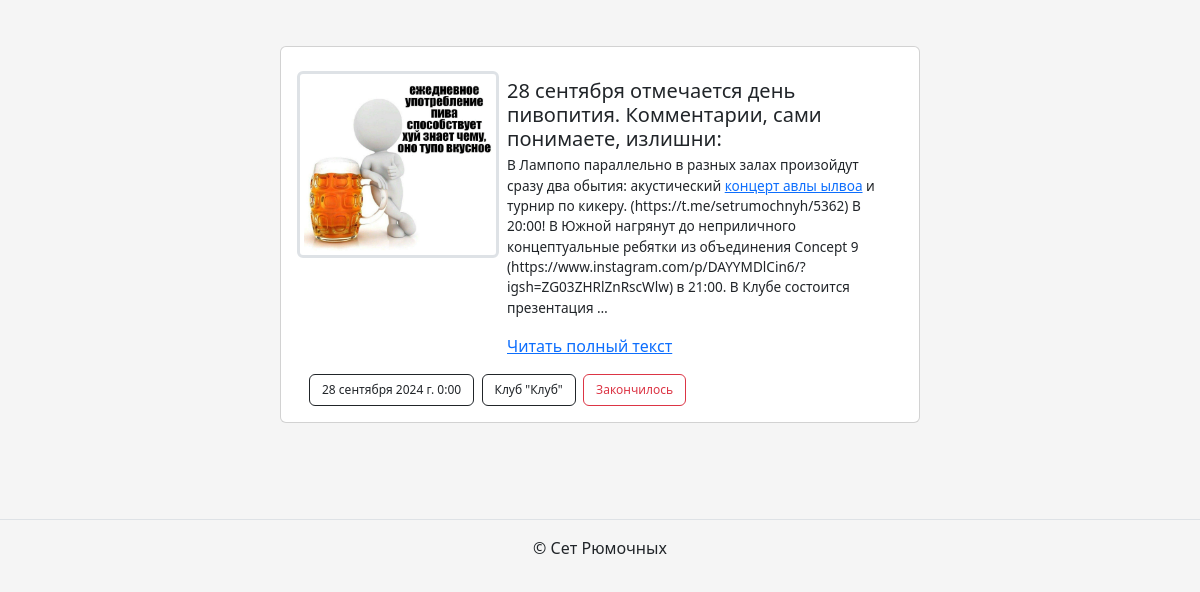
The app's page / (lower part), older data.
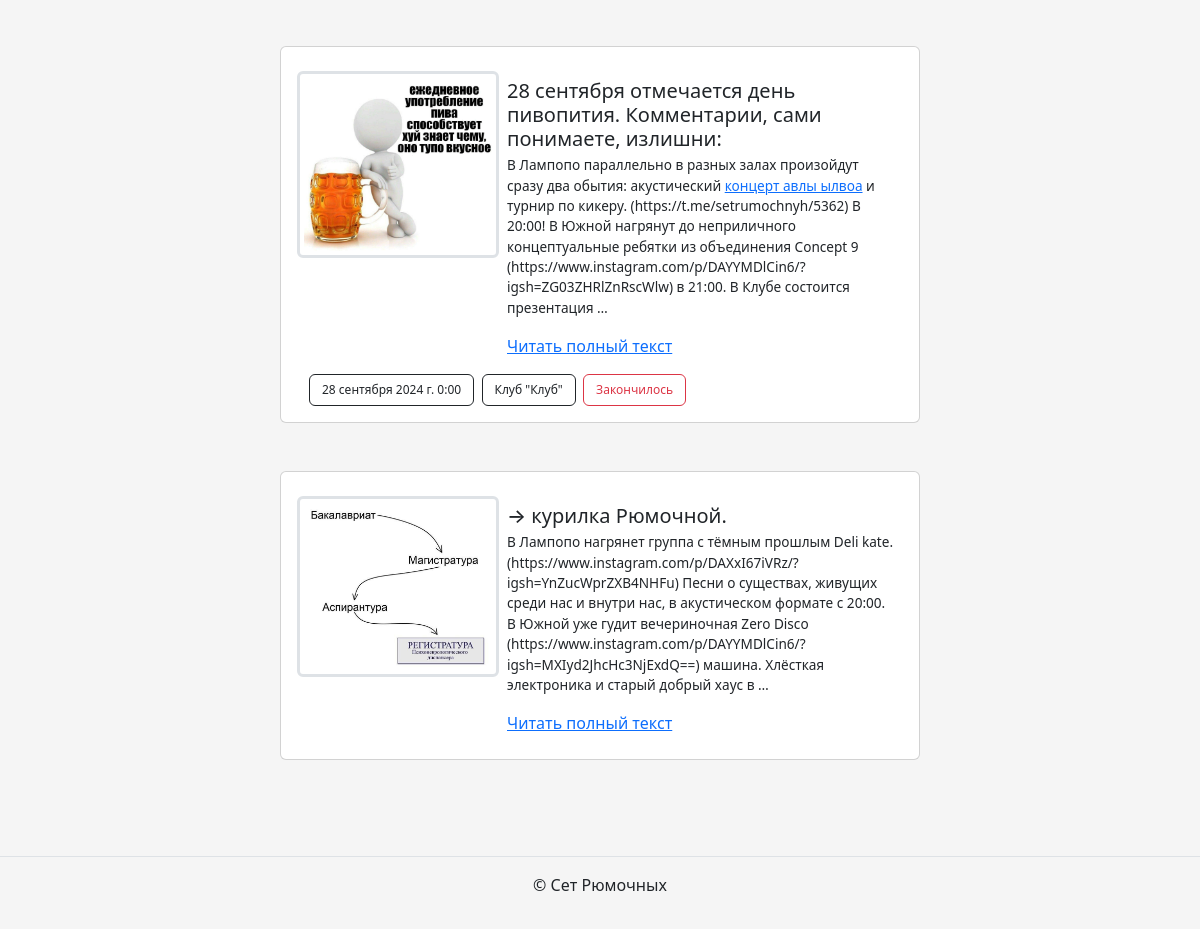
The same page, newer data.
### app_setofshots/models.py (models this page shows, shortened)
class Event(Model):
    title = CharField(max_length=128, verbose_name='Ивент')
    description = TextField(
        max_length=1024,
        verbose_name='Описание',
        help_text=f'Для вставки красивых ссылок(чтобы можно было кликать '
                  'на слово)<br>следует использовать шаблон:<br>&lt;a hre'
                  'f="ССЫЛКА"&gt;КЛИКАБЕЛЬНЫЙ ТЕКСТ&lt;/a&gt;. Шаблон для'
                  ' удобства:<br><br>&lt;a href=""&gt;&lt;/a&gt;',
    )
    slug = SlugField(
        max_length=128, unique=True, verbose_name='Ссылка',
        help_text='Можно оставить пустым', blank=True,
    )
    start = DateTimeField(verbose_name='Дата и время')
    place = ForeignKey(
        to='Bar', related_name='ivents', on_delete=CASCADE,
        verbose_name='Место'
    )
    is_published = BooleanField(
        verbose_name='Опубликовано', blank=True, default=False
    )
    image = ImageField(
        upload_to='events_images',
        verbose_name='Фото',
        blank=True
    )
    class Meta:
        verbose_name = 'ивенты'
        verbose_name_plural = 'Ивент'
    def get_status(self):
        now = timezone.now()
        if self.start > now:
            return 'Ещё не началось'
        elif now <= self.start < now + timedelta(hours=3):
            return 'Уже началось'
        return 'Закончилось'

class Bar(Model):
    title = CharField(max_length=32, verbose_name='Бар')
    slug = SlugField(
        max_length=32, unique=True, verbose_name='Ссылка',
        help_text='Можно оставить пустым', blank=True,
    )
    description = TextField(max_length=1024, verbose_name='Описание')
    address = CharField(max_length=128, verbose_name='Адрес')
    work_time = TextField(
        max_length=1024, verbose_name='Часы работы', null=True
    )
    opening_year = IntegerField(verbose_name='Год открытия')
    image = ImageField(
        upload_to='bars_images',
        verbose_name='Фото',
        blank=True
    )
    is_published = BooleanField(
        verbose_name='Опубликовано', blank=True, default=False
    )
    class Meta:
        verbose_name = 'бар'
        verbose_name_plural = 'Бары'
    def __str__(self):
        return self.title

class Post(Model):
    title = CharField(max_length=128, verbose_name='Заголовок')
    slug = SlugField(
        max_length=64, unique=True, verbose_name='Ссылка',
        help_text='Можно оставить пустым', blank=True,
    )
    text = TextField(
        max_length=2048, verbose_name='Текст',
        help_text=f'Для вставки красивых ссылок(чтобы можно было кликать '
                  'на слово)<br>следует использовать шаблон:<br>&lt;a hre'
                  'f="ССЫЛКА"&gt;КЛИКАБЕЛЬНЫЙ ТЕКСТ&lt;/a&gt;. Шаблон для'
                  ' удобства:<br><br>&lt;a href=""&gt;&lt;/a&gt;',
    )
    bar = ForeignKey(
        'Bar', on_delete=CASCADE,
        null=True, blank=True,
        related_name='posts', verbose_name='Место',
        help_text='Можно оставить пустым',
    )
    is_published = BooleanField(
        verbose_name='Опубл.', blank=True, default=False
    )
    pub_datetime = DateTimeField(
        verbose_name='Дата публикации',
        auto_created=True, null=True
    )
    image = ImageField(
        upload_to='posts_images',
        verbose_name='Фото',
        blank=True
    )
    class Meta:
        ordering = ('-pub_datetime',)
        verbose_name = 'пост'
        verbose_name_plural = 'Посты'

### app_setofshots/views.py (the view)
# urls.py: path('', feeds, name='feeds'),
def feeds(request):
    template = 'app_setofshots/feeds.html'
    _posts = Post.objects.filter(
        is_published=True,
        pub_datetime__lte=timezone.now()
    ).order_by('-pub_datetime')
    _events = Event.objects.filter(
        is_published=True).order_by('-start')
    objects = list(chain(_events, _posts))
    page_object = paginator(objects, request.GET.get('page'))
    context = {
        'page_obj': page_object
    }
    return render(request, template, context)

### app_setofshots/views.py (called while the page is built)
def paginator(object_list, page):
    _paginator = Paginator(
        object_list,
        settings.REST_FRAMEWORK['PAGE_SIZE']
    )
    return _paginator.get_page(page)

### templates/app_setofshots/feeds.html (shortened to what this page needs)
{% extends "base.html" %}
{% load static %}
{% block content %}
  {% for post in page_obj %}
    {% if post.start %}
      <article class="mb-5">
        {% include "includes/event_card.html" %}
      </article>
    {% elif post.pub_datetime %}
      <article class="mb-5">
        {% include "includes/post_card.html" %}
      </article>
    {% endif %}
  {% endfor %}
{% endblock %}

### templates/includes/event_card.html (shortened to what this page needs)
<div class="col d-flex justify-content-center">
  <div class="card" style="width: 40rem;">
    <div class="row g-0">
      {% if post.image %}
        <div class="col-md-4">
          <a href="{% url 'app_setofshots:event' event_slug=post.slug %}">
            <img
              class="border-3 rounded img-fluid img-thumbnail"
              src="{{ post.image.url }}"
              alt="{{ post.title }}"
            >
          </a>
        </div>
      {% endif %}
      <div class="col-md-8">
        <div class="card-body">
          <h5 class="card-title">{{ post.title }}</h5>
          <p class="card-text">{{ post.description|truncatewords:40|safe }}</p>
          <a href="{% url 'app_setofshots:event' event_slug=post.slug %}" class="card-link">Читать полный текст</a>
        </div>
      </div>
      <div class="row">
        <div>
          <button type="button" class="btn btn-outline-dark">{{ post.start }}</button>
          <button type="button" class="btn btn-outline-dark">{{ post.place }}</button>
          <button
            type="button"
            class="{% if post.get_status == 'Ещё не началось' %}btn btn-outline-dark
                   {% elif post.get_status == 'Уже началось' %}btn btn-outline-success
                   {% else %}btn btn-outline-danger{% endif %}">
            {{ post.get_status }}
          </button>
          </div>
      </div>
    </div>
  </div>
</div>

### templates/includes/post_card.html (shortened to what this page needs)
<div class="col d-flex justify-content-center">
  <div class="card" style="width: 40rem;">
    <div class="row g-0">
      {% if post.image %}
        <div class="col-md-4">
          <a href="{% url 'app_setofshots:feed' post.slug %}">
            <img
              class="border-3 rounded img-fluid img-thumbnail"
              src="{{ post.image.url }}"
              alt="{{ post.title }}"
            >
          </a>
        </div>
      {% endif %}
      <div class="col-md-8">
        <div class="card-body">
          <h5 class="card-title">{{ post.title }}</h5>
          <p class="card-text">{{ post.text|truncatewords:40|safe }}</p>
          <a href="{% url 'app_setofshots:feed' post.slug %}" class="card-link">Читать полный текст</a>
        </div>
      </div>
    </div>
  </div>
</div>

Row changes from the older to the newer data that the page shows:
now on this page (row edited): Post: image (picture), title "→ курилка Рюмочной.", text "В Лампопо нагрянет группа с тёмным прошлым Deli kate. (https://www.instagram.com/p/DAXxI67iVRz/?igsh=YnZucWprZXB4NHFu) Песни о существах, живущих среди нас и внутри нас, в акустическом формате с 20:00. В Южной уже гудит вечериночная Zero Disco (https://www.instagram.com/p/DAYYMDlCin6/?igsh=MXIyd2JhcHc3NjExdQ==) машина. Хлёсткая электроника и старый добрый хаус в …"
